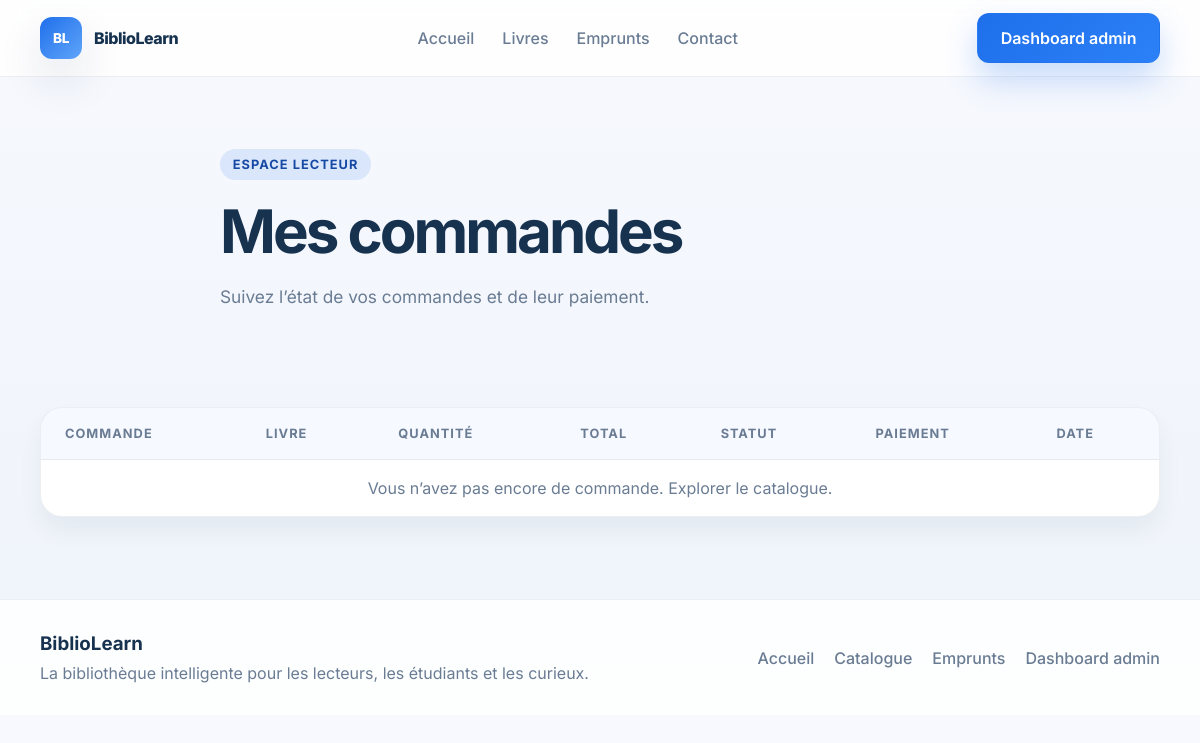
Page /mes-commandes/ (signed in) on the earlier database version.
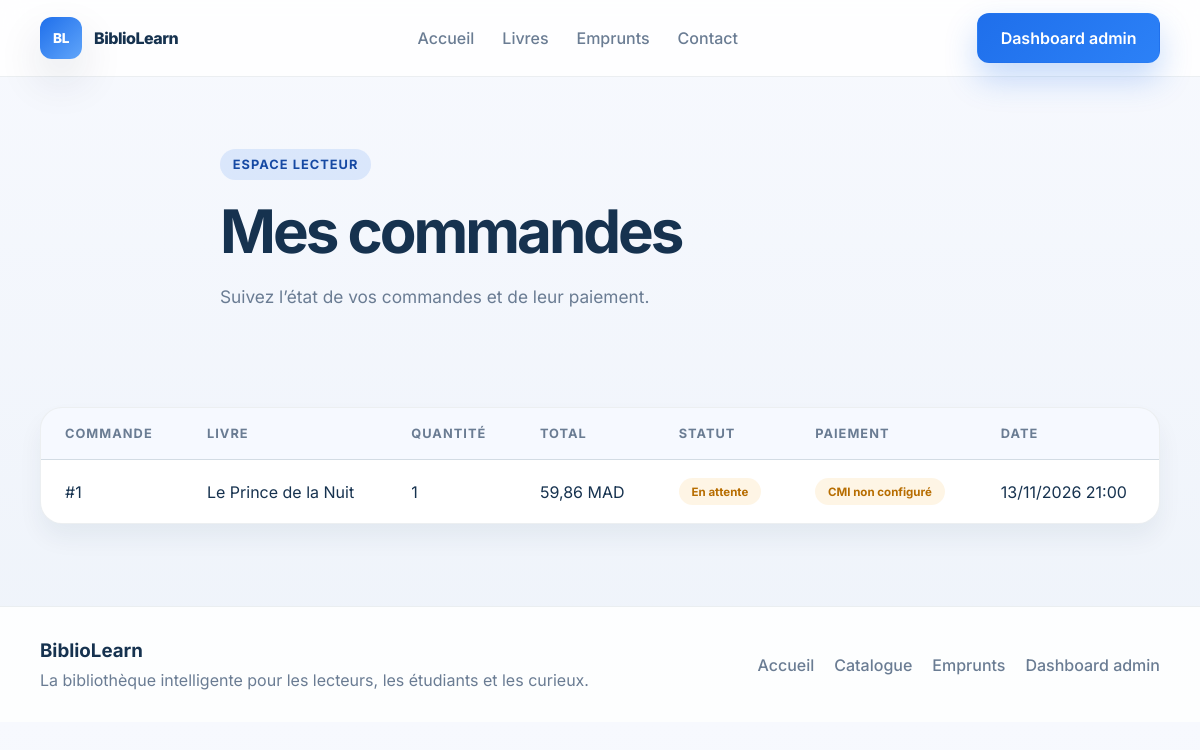
Same page on the later database version.
### pages/models.py (models this page shows, shortened)
class Order(models.Model):
    class Status(models.TextChoices):
        PENDING = "pending", "En attente"
        PROCESSING = "processing", "En préparation"
        COMPLETED = "completed", "Terminée"
        CANCELLED = "cancelled", "Annulée"
    class PaymentStatus(models.TextChoices):
        NOT_CONFIGURED = "not_configured", "CMI non configuré"
        PENDING = "pending", "En attente"
        PAID = "paid", "Payé"
        FAILED = "failed", "Échec"
    customer = models.ForeignKey(
        settings.AUTH_USER_MODEL,
        on_delete=models.PROTECT,
        related_name="book_orders",
        verbose_name="client",
    )
    book = models.ForeignKey(
        Book,
        on_delete=models.PROTECT,
        related_name="orders",
        verbose_name="livre",
    )
    quantity = models.PositiveSmallIntegerField(
        "quantité",
        default=1,
        validators=[MinValueValidator(1), MaxValueValidator(20)],
    )
    unit_price = models.DecimalField(
        "prix unitaire (MAD)",
        max_digits=8,
        decimal_places=2,
    )
    status = models.CharField(
        "statut",
        max_length=12,
        choices=Status.choices,
        default=Status.PENDING,
    )
    payment_status = models.CharField(
        "paiement",
        max_length=20,
        choices=PaymentStatus.choices,
        default=PaymentStatus.NOT_CONFIGURED,
    )
    created_at = models.DateTimeField("date de commande", auto_now_add=True)
    class Meta:
        ordering = ["-created_at"]
        verbose_name = "commande"
        verbose_name_plural = "commandes"
    @property
    def total_price(self):
        return self.unit_price * self.quantity

class Book(models.Model):
    class Status(models.TextChoices):
        AVAILABLE = "disponible", "Disponible"
        RESERVED = "reserve", "Réservé"
        BORROWED = "emprunte", "Emprunté"
    title = models.CharField("titre", max_length=200)
    author = models.CharField("auteur", max_length=150)
    category = models.ForeignKey(
        Category,
        on_delete=models.PROTECT,
        related_name="books",
        verbose_name="catégorie",
    )
    rating = models.PositiveSmallIntegerField(
        "note",
        default=5,
        validators=[MinValueValidator(1), MaxValueValidator(5)],
    )
    price = models.DecimalField(
        "prix (MAD)",
        max_digits=8,
        decimal_places=2,
        default=Decimal("0.00"),
        validators=[MinValueValidator(Decimal("0.00"))],
    )
    status = models.CharField(
        "statut",
        max_length=12,
        choices=Status.choices,
        default=Status.AVAILABLE,
    )
    class Meta:
        ordering = ["title"]
        verbose_name = "livre"
        verbose_name_plural = "livres"

### pages/views.py (the view)
# urls.py: path("mes-commandes/", views.mes_commandes, name="mes_commandes"),
@login_required(login_url="customer_login")
def mes_commandes(request):
    orders = Order.objects.select_related("book").filter(customer=request.user)
    return render(request, "pages/mes_commandes.html", {"orders": orders})

### pages/Templates/pages/mes_commandes.html (shortened to what this page needs)
{% extends 'base.html' %}
{% block content %}
<section class="page-hero">
    <div class="container narrow">
        <span class="eyebrow">Espace lecteur</span>
        <h1>Mes commandes</h1>
        <p>Suivez l’état de vos commandes et de leur paiement.</p>
    </div>
</section>
<section class="section">
    <div class="container">
        <div class="table-card-wrap">
            <table class="data-table orders-customer-table">
                <thead>
                    <tr>
                        <th>Commande</th>
                        <th>Livre</th>
                        <th>Quantité</th>
                        <th>Total</th>
                        <th>Statut</th>
                        <th>Paiement</th>
                        <th>Date</th>
                    </tr>
                </thead>
                <tbody>
                    {% for order in orders %}
                    <tr>
                        <td>#{{ order.id }}</td>
                        <td>{{ order.book.title }}</td>
                        <td>{{ order.quantity }}</td>
                        <td>{{ order.total_price|floatformat:2 }} MAD</td>
                        <td><span class="status status-{{ order.status }}">{{ order.get_status_display }}</span></td>
                        <td><span class="status status-{{ order.payment_status }}">{{ order.get_payment_status_display }}</span></td>
                        <td>{{ order.created_at|date:"d/m/Y H:i" }}</td>
                    </tr>
                    {% empty %}
                    <tr>
                        <td colspan="7" class="dashboard-empty">Vous n’avez pas encore de commande. <a href="{% url 'livres' %}">Explorer le catalogue</a>.</td>
                    </tr>
                    {% endfor %}
                </tbody>
            </table>
        </div>
    </div>
</section>
{% endblock %}

Differences in the rows shown:
added Order: id "1", book "Le Prince de la Nuit", quantity "1", total_price "59,86", status "En attente", payment_status "CMI non configuré", created_at "13/11/2026 21:00"
Other differences:
text no longer shown: "Vous n’avez pas encore de commande. Explorer le catalogue ."
